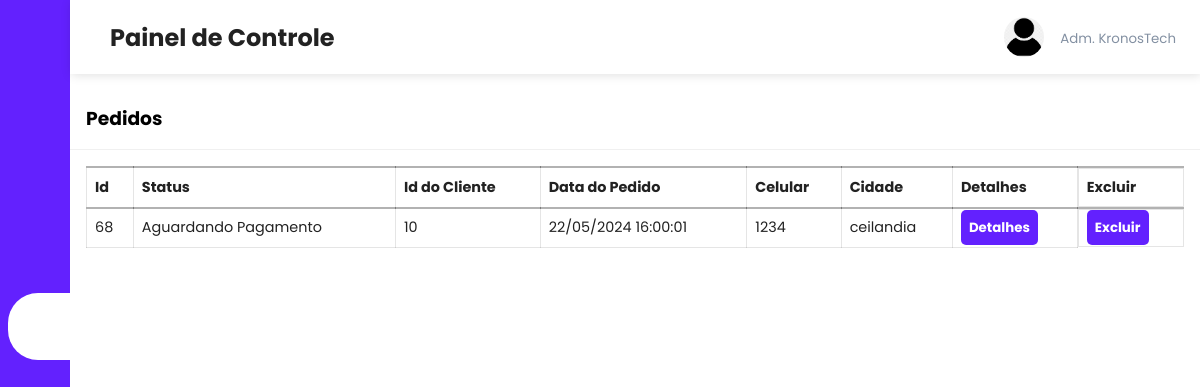
The app's page /admin/orders.php, older data.
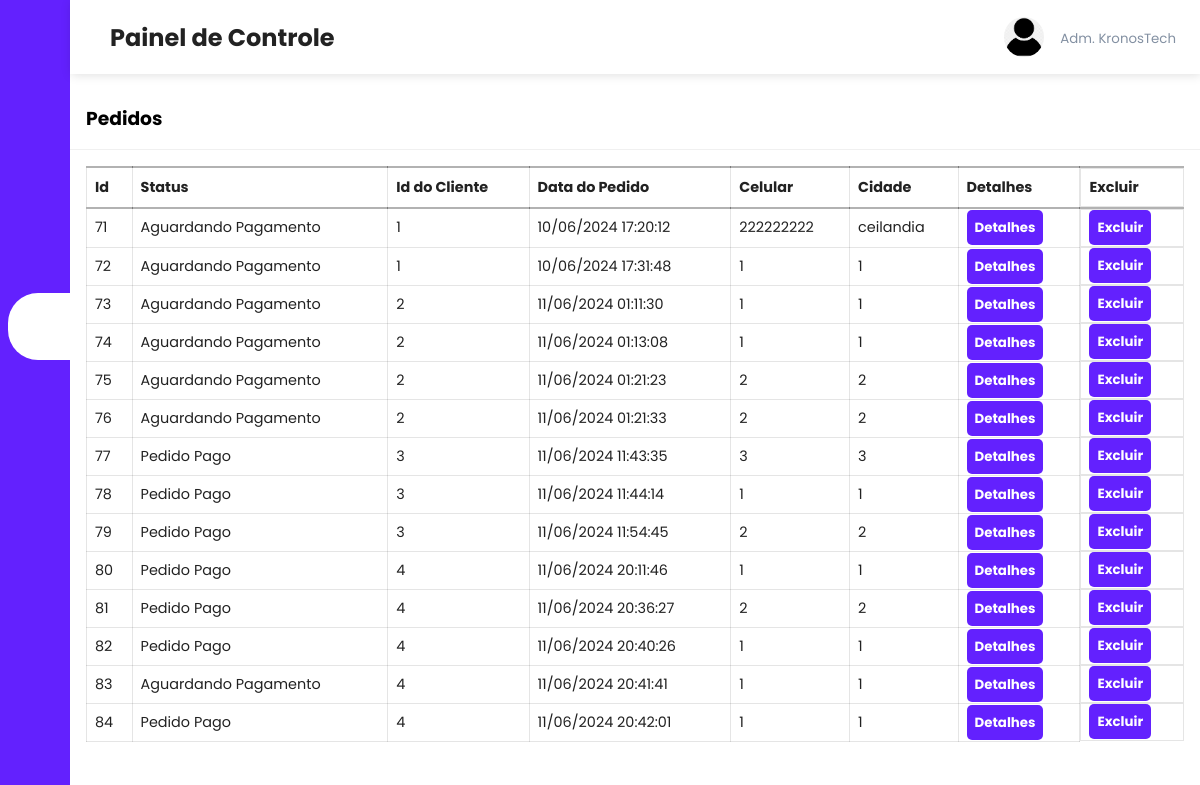
The same page, newer data.
### tables this page shows
CREATE TABLE `orders` (
  `order_id` int(11) NOT NULL,
  `order_cost` decimal(6,2) NOT NULL,
  `order_status` varchar(100) NOT NULL DEFAULT 'on_hold',
  `user_id` int(11) NOT NULL,
  `user_phone` text NOT NULL,
  `user_city` varchar(255) NOT NULL,
  `user_address` varchar(255) NOT NULL,
  `order_date` datetime NOT NULL DEFAULT current_timestamp()
);

### admin/orders.php (the view, shortened to what this page needs)
<?php
include('../server/connection.php');
$stmt2 = $conn->prepare("SELECT * FROM orders");
$stmt2->execute();
$orders = $stmt2->get_result();
?>
<?php include('header.php') ?>
<div class="recent-grid">
    <div class="projects">
        <div class="card">
            <div class="card-header">
                <h3>Pedidos</h3>
            </div>
            <div class="card-body">
                <div class="table-responsive">
                    <table width="100%" class="orders-table" id="tabelaOrdenada">
                        <thead>
                            <tr>
                                <td>Id</td>
                                <td>Status</td>
                                <td>Id do Cliente</td>
                                <td>Data do Pedido</td>
                                <td>Celular</td>
                                <td>Cidade</td>
                                <td>Detalhes</td>
                                <td>Excluir</td>
                            </tr>
                        </thead>
                        <tbody>
                            <?php while($order = $orders->fetch_assoc()) { ?>
                                <tr>
                                    <td><?php echo $order['order_id']; ?></td>
                                    <td><?php echo $order['order_status']; ?></td>
                                    <td><?php echo $order['user_id']; ?></td>
                                    <td><?php echo date('d/m/Y H:i:s', strtotime($order['order_date']));?></td>
                                    <td><?php echo $order['user_phone']; ?></td>
                                    <td><?php echo $order['user_city']; ?></td>
                                    <td><button><a class="btn btn-primary" href="view_order.php?order_id=<?php echo $order['order_id']; ?>">Detalhes</a></button></td>
                                    <td><button><a class="btn btn-primary" href="#" onclick="confirmDelete(<?php echo $order['order_id']; ?>)">Excluir</a></button></td>
                                </tr>
                            <?php } ?>
                        </tbody>
                    </table>
                </div>
            </div>
        </div>
    </div>
</div>
</body>
</html>

Row changes from the older to the newer data that the page shows:
removed orders: order_id "68", order_status "Aguardando Pagamento", user "10", order_date "22/05/2024 16:00:01", user_phone "1234", user_city "ceilandia"
added orders: order_id "71", order_status "Aguardando Pagamento", user "1", order_date "10/06/2024 17:20:12", user_phone "222222222", user_city "ceilandia"
added orders: order_id "72", order_status "Aguardando Pagamento", user "1", order_date "10/06/2024 17:31:48", user_phone "1", user_city "1"
added orders: order_id "73", order_status "Aguardando Pagamento", user "2", order_date "11/06/2024 01:11:30", user_phone "1", user_city "1"
added orders: order_id "74", order_status "Aguardando Pagamento", user "2", order_date "11/06/2024 01:13:08", user_phone "1", user_city "1"
added orders: order_id "75", order_status "Aguardando Pagamento", user "2", order_date "11/06/2024 01:21:23", user_phone "2", user_city "2"
added orders: order_id "76", order_status "Aguardando Pagamento", user "2", order_date "11/06/2024 01:21:33", user_phone "2", user_city "2"
added orders: order_id "77", order_status "Pedido Pago", user "3", order_date "11/06/2024 11:43:35", user_phone "3", user_city "3"
added orders: order_id "78", order_status "Pedido Pago", user "3", order_date "11/06/2024 11:44:14", user_phone "1", user_city "1"
added orders: order_id "79", order_status "Pedido Pago", user "3", order_date "11/06/2024 11:54:45", user_phone "2", user_city "2"
added orders: order_id "80", order_status "Pedido Pago", user "4", order_date "11/06/2024 20:11:46", user_phone "1", user_city "1"
added orders: order_id "81", order_status "Pedido Pago", user "4", order_date "11/06/2024 20:36:27", user_phone "2", user_city "2"
added orders: order_id "82", order_status "Pedido Pago", user "4", order_date "11/06/2024 20:40:26", user_phone "1", user_city "1"
added orders: order_id "83", order_status "Aguardando Pagamento", user "4", order_date "11/06/2024 20:41:41", user_phone "1", user_city "1"
added orders: order_id "84", order_status "Pedido Pago", user "4", order_date "11/06/2024 20:42:01", user_phone "1", user_city "1"
